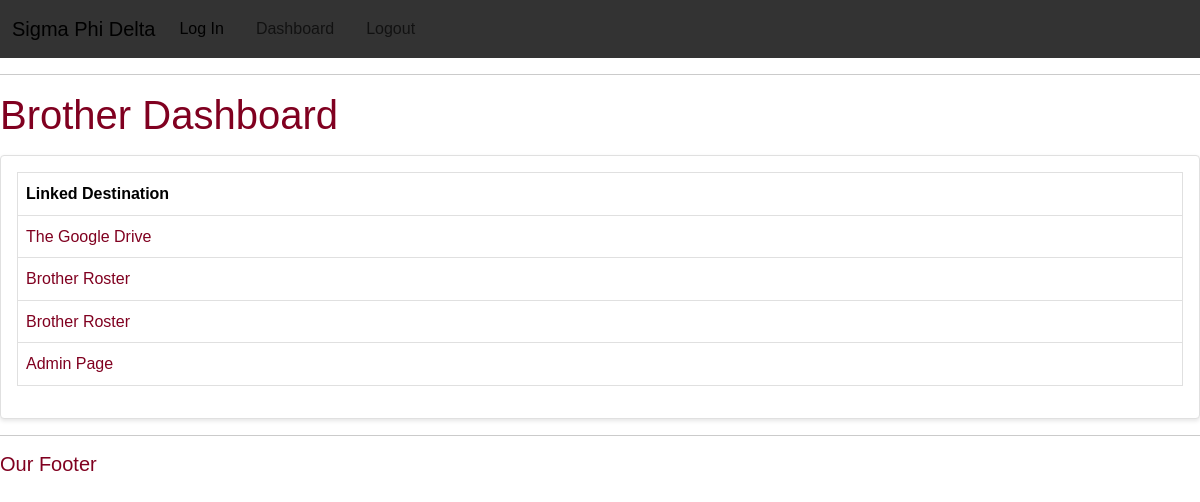
Page /accounts/dashboard/ (signed in) on the committed database.
### accounts/models.py (models this page shows, shortened)
class Dashboard_Link(models.Model):
    STATUS = (
        ('New Member', 'New Member'),
        ('Active', 'Active'),
        ('Active Exec', 'Active Exec'),
        ('Pledge Board', 'Pledge Board'),
        ('Alumni','Alumni'),
        ('Alumni Exec','Alumni Exec'),
        )
    dashboard_redirect_name = models.CharField(max_length=200, null=True)
    redirect = models.CharField(max_length=200, null=True)
    membership_status = models.CharField(max_length=200, null=True, choices=STATUS)

### accounts/views.py (the view)
# urls.py: path('dashboard/', views.dashboard, name='dashboard'),
def dashboard(request):
    user_status = request.user.brother.membership_status
    if user_status == "Active Exec":
        context = {'active_links':Dashboard_Link.objects.all()}
        return render(request, 'accounts/dashboard/dashboard.html', context)
    if user_status == "New Member":
        context = {'active_links':Dashboard_Link.objects.filter(membership_status="New Member")}
        return render(request, 'accounts/dashboard/dashboard.html', context)
    return HttpResponse(user_status)

### accounts/templates/accounts/dashboard/dashboard.html
{% extends 'accounts/accounts_main.html' %}
{% block content %}
<h1> Brother Dashboard </h1>
<div class = "card card-body">
    <table class="table">
        <tr>
            <th>Linked Destination</th>
        </tr>
        {% for i in active_links%}
            <tr>
                <td><a href={{i.redirect}}>{{i.dashboard_redirect_name}}</a></td>
            </tr>
            {% endfor %}
    </table>
</div>
{% endblock %}

### static/css/main.css (style rules this page uses)
* { margin: 0; padding: 0; box-sizing: border-box; }
body { background-color: #ffffff; color: #333333; font-family: Arial, sans-serif; line-height: 1.6; }
h1, h2, h3, h4, h5, h6 { color: #800020; margin-bottom: 1rem; }
a { color: #800020; text-decoration: none; transition: color 0.3s ease; }
.card { border: 1px solid #e0e0e0; border-radius: 4px; padding: 1rem; margin-bottom: 1rem; box-shadow: 0 2px 4px rgba(0, 0, 0, 0.1); }
table { width: 100%; border-collapse: collapse; margin-bottom: 1rem; }
th, td { padding: 0.75rem; border: 1px solid #e0e0e0; }
th { background-color: #800020; color: white; text-align: left; }
tr:nth-child(even) { background-color: #f9f9f9; }

### rows in the picture
Dashboard_Link: dashboard_redirect_name "The Google Drive"
Dashboard_Link: dashboard_redirect_name "Brother Roster"
Dashboard_Link: dashboard_redirect_name "Brother Roster"
Dashboard_Link: dashboard_redirect_name "Admin Page"
